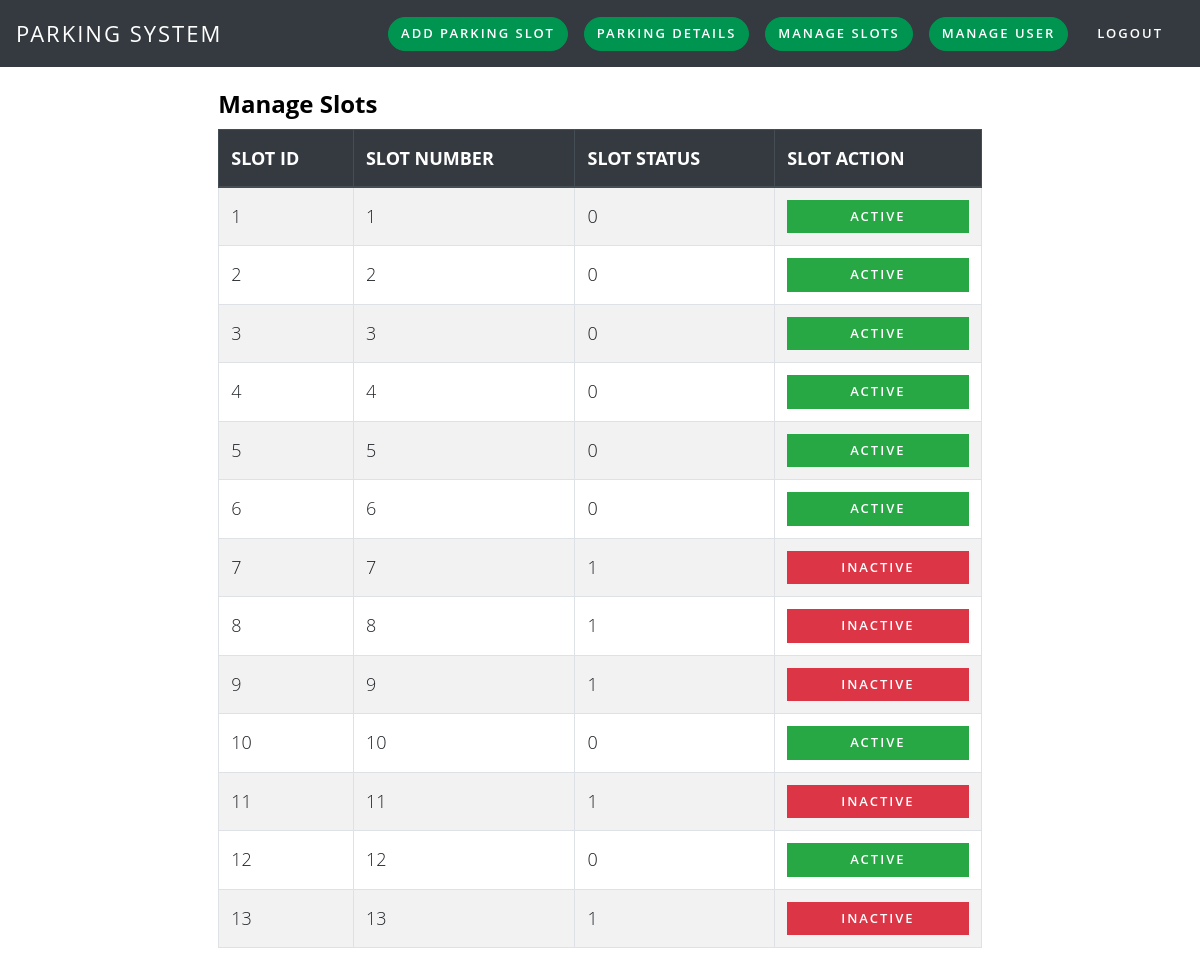
Before: /admin/manage_slots.php with the older database file.
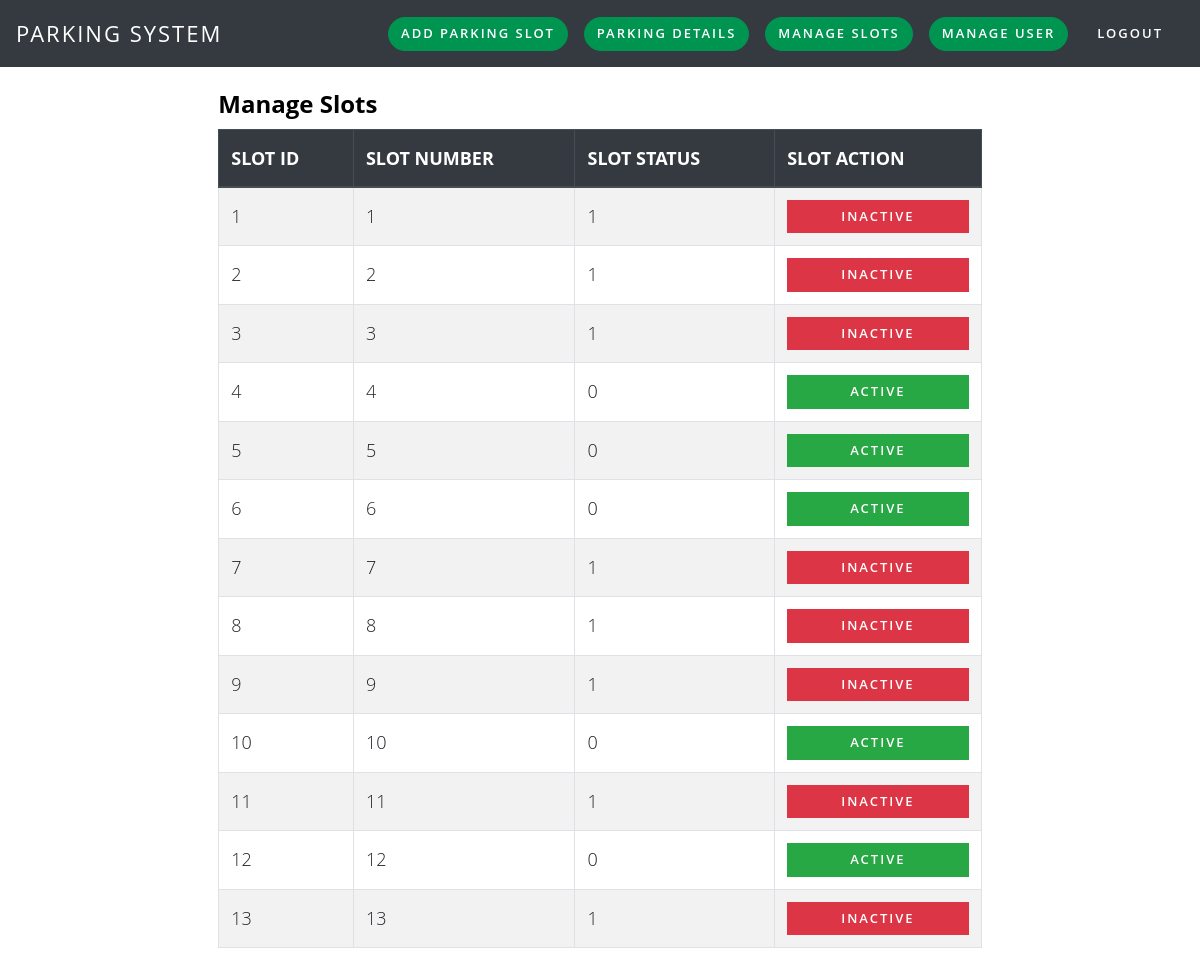
After: the same page with the newer database file.
### tables this page shows
CREATE TABLE `slot_master` (
  `slot_id` int(2) NOT NULL,
  `slot_no` varchar(3) NOT NULL,
  `slot_status` int(2) NOT NULL
);

### admin/manage_slots.php (the view, shortened to what this page needs)
<?php
include('../include/connect.php');
?>
<!DOCTYPE html>
<html lang="en">
<head>
    <link href="../assets/css/bootstrap.css" rel="stylesheet" />
    <link href="../assets/css/style.css" rel="stylesheet" />
</head>
<body>
    <?php include('header.php');?>
    <div class="container">
        <div class="row">
            <div class="col-lg-2"></div>
            <div class="col-lg-8">
                <h4 class="header-line"><strong>Manage Slots</strong></h4>
                <div class="table-responsive">
                    <table class="table table-striped table-bordered table-hover" id="dataTables-example">
                        <thead class="thead-dark">
                            <tr>
                                <th>SLOT ID</th>
                                <th>SLOT NUMBER</th>
                                <th>SLOT STATUS</th>
                                <th>SLOT ACTION</th>
                            </tr>
                        </thead>
                        <tbody>
                            <?php $sql = "SELECT * from slot_master";
									    $result=mysqli_query($conn,$sql);
                                        while($data=mysqli_fetch_array($result)){
									    ?>
                            <tr class="odd gradeX">
                                <td class="center"><?php echo $data['slot_id'];?></td>
                                <td class="center"><?php echo $data['slot_no'];?></td>
                                <td class="center"><?php echo $data['slot_status'];?></td>
                                <td>
                                    <center>
                                        <?php
                                    if($data['slot_status']==1){?>
                                        <a class="btn btn-danger btn-block"
                                            href="update_slot.php?user_id=<?php echo $data['slot_id'];?>">INACTIVE</a>
                                        <?php }else{?>
                                        <a class="btn btn-success btn-block"
                                            href="update_slot.php?user_id=<?php echo $data['slot_id'];?>">ACTIVE</a>
                                        <?php }
                                        ?>
                                    </center>
                                </td>
                                <?php } ?>
                            </tr>
                        </tbody>
                    </table>
                </div>
            </div>
            <div class="col-lg-2"></div>
        </div>
    </div>
</body>
</html>

Changed rows visible on the page:
changed slot_master id 1: slot_status "0" → "1"; slot_status "ACTIVE" → "INACTIVE"
changed slot_master id 2: slot_status "0" → "1"; slot_status "ACTIVE" → "INACTIVE"
changed slot_master id 3: slot_status "0" → "1"; slot_status "ACTIVE" → "INACTIVE"
